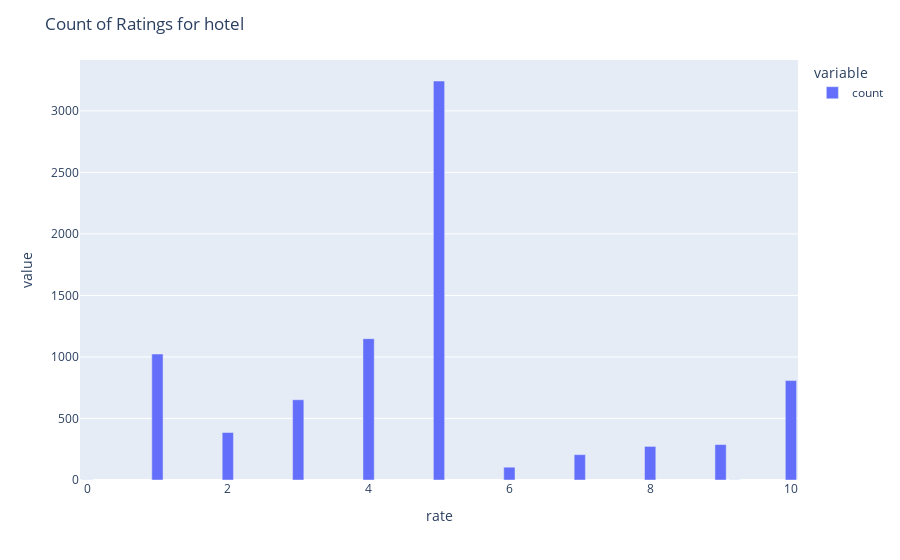
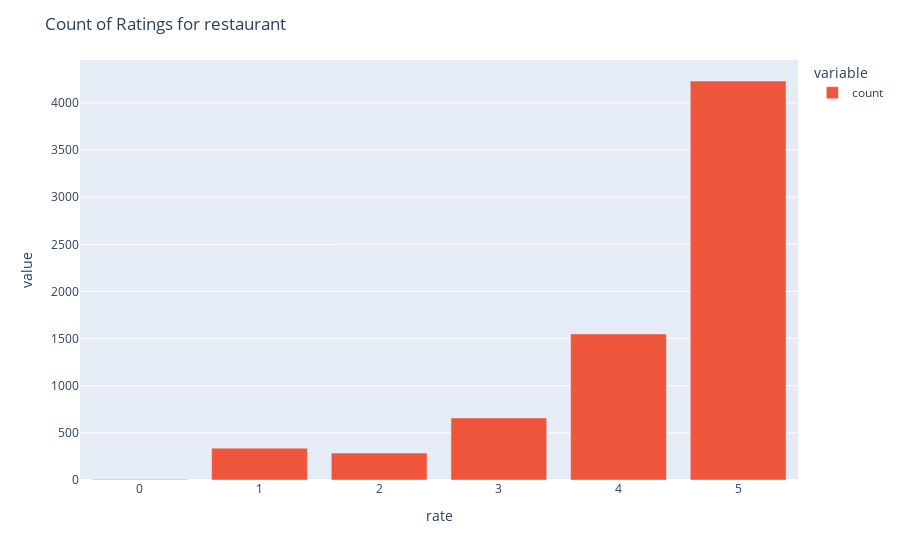

The cell these charts' notebook holds for them, in order:
### Markdown cell above
#### this graph explained that the average rating are bigger than 4

### Code cell
# but you can choose others from plotly.colors if you prefer different aesthetics.
colors = px.colors.qualitative.Plotly

# Create a dictionary to map each company to a unique color from the chosen color sequence.
# The color selection uses modulo operation to cycle through the color list if the number of companies exceeds the color list length.
color_map = {category: colors[i % len(colors)] for i, category in enumerate(df['category'].unique())}

# Loop through each unique company in the dataset
for category in df['category'].unique():
    # Filter the dataframe to get only the rows corresponding to the current company
    temp_df = df[df['category'] == category]
    
    # Calculate the count of each rating value and sort the counts in ascending order
    ratings_count = temp_df['rate'].value_counts().sort_values()

    # Create a bar plot for the current company's rating counts, using the unique color assigned in the color_map
    fig = px.bar(ratings_count, color_discrete_sequence=[color_map[category]])
    
      # Update the layout of the plot with a title indicating which company's ratings are being displayed
    fig.update_layout(title=f'Count of Ratings for {category}')

    # Display the plot
    fig.show()

### Figure 1 — Plotly figure (JSON) as saved in the notebook; plotly's stock layout.template omitted (floating-point values rounded to 4 significant figures)
{"data": [{"alignmentgroup": "True", "hovertemplate": "variable=count<br>rate=%{x}<br>value=%{y}<extra></extra>", "legendgroup": "count", "marker": {"color": "#636EFA", "pattern": {"shape": ""}}, "name": "count", "offsetgroup": "count", "orientation": "v", "showlegend": true, "textposition": "auto", "type": "bar", "x": [9.2, 0, 6, 7, 8, 9, 2, 3, 10, 1, 4, 5], "xaxis": "x", "y": [1, 1, 104, 206, 273, 288, 386, 652, 808, 1024, 1149, 3243], "yaxis": "y"}], "layout": {"barmode": "relative", "legend": {"title": {"text": "variable"}, "tracegroupgap": 0}, "margin": {"t": 60}, "title": {"text": "Count of Ratings for hotel"}, "xaxis": {"anchor": "y", "domain": [0, 1], "title": {"text": "rate"}}, "yaxis": {"anchor": "x", "domain": [0, 1], "title": {"text": "value"}}}}

### Figure 2 — Plotly figure (JSON) as saved in the notebook; plotly's stock layout.template omitted (floating-point values rounded to 4 significant figures)
{"data": [{"alignmentgroup": "True", "hovertemplate": "variable=count<br>rate=%{x}<br>value=%{y}<extra></extra>", "legendgroup": "count", "marker": {"color": "#EF553B", "pattern": {"shape": ""}}, "name": "count", "offsetgroup": "count", "orientation": "v", "showlegend": true, "textposition": "auto", "type": "bar", "x": [0, 2, 1, 3, 4, 5], "xaxis": "x", "y": [4, 286, 338, 658, 1549, 4232], "yaxis": "y"}], "layout": {"barmode": "relative", "legend": {"title": {"text": "variable"}, "tracegroupgap": 0}, "margin": {"t": 60}, "title": {"text": "Count of Ratings for restaurant"}, "xaxis": {"anchor": "y", "domain": [0, 1], "title": {"text": "rate"}}, "yaxis": {"anchor": "x", "domain": [0, 1], "title": {"text": "value"}}}}
